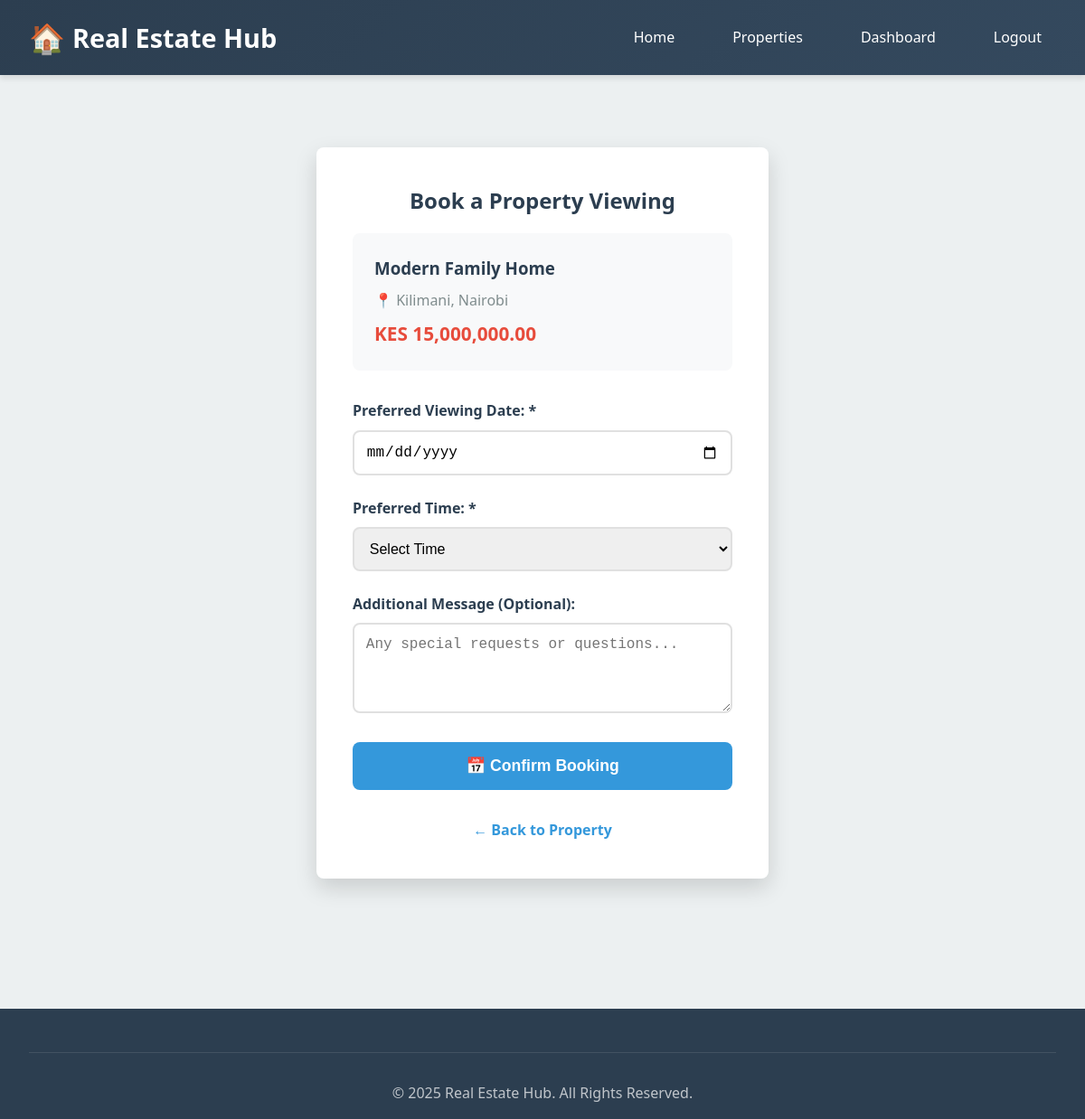
The page /book-viewing.php?id=1 (signed in) on the database its author committed.
### tables this page shows
CREATE TABLE IF NOT EXISTS properties (
    property_id INT PRIMARY KEY AUTO_INCREMENT,
    owner_id INT NOT NULL,
    property_name VARCHAR(200) NOT NULL,
    property_type ENUM('House', 'Apartment', 'Villa', 'Land', 'Commercial') NOT NULL,
    description TEXT,
    price DECIMAL(15, 2) NOT NULL,
    location VARCHAR(200) NOT NULL,
    city VARCHAR(100) NOT NULL,
    state VARCHAR(100),
    zip_code VARCHAR(20),
    bedrooms INT,
    bathrooms INT,
    area_sqft INT,
    year_built INT,
    amenities TEXT,
    image_path VARCHAR(255),
    status ENUM('Available', 'Sold', 'Pending') DEFAULT 'Available',
    created_at TIMESTAMP DEFAULT CURRENT_TIMESTAMP,
    updated_at TIMESTAMP DEFAULT CURRENT_TIMESTAMP ON UPDATE CURRENT_TIMESTAMP,
    FOREIGN KEY (owner_id) REFERENCES owners(owner_id) ON DELETE CASCADE
);

### book-viewing.php (the view, shortened to what this page needs)
<?php
require_once 'includes/config.php';
$property_id = (int)$_GET['id'];
$query = "SELECT * FROM properties WHERE property_id = $property_id";
$result = $conn->query($query);
$property = $result->fetch_assoc();
?>
<!DOCTYPE html>
<html lang="en">
<head>
    <link rel="stylesheet" href="assets/css/style.css">
</head>
<body>
    <nav class="navbar">
        <div class="nav-container">
            <a href="index.php" class="logo">
                <span class="logo-icon">🏠</span>
                <span><?php echo SITE_NAME; ?></span>
            </a>
            <ul class="nav-menu">
                <li><a href="index.php">Home</a></li>
                <li><a href="properties.php">Properties</a></li>
                <li><a href="buyer-dashboard.php">Dashboard</a></li>
                <li><a href="logout.php">Logout</a></li>
            </ul>
        </div>
    </nav>
    <div class="container">
        <div class="form-container">
            <h2 class="text-center" style="margin-bottom: 1rem; color: #2C3E50;">Book a Property Viewing</h2>
            <div style="background: #f8f9fa; padding: 1.5rem; border-radius: 8px; margin-bottom: 2rem;">
                <h3 style="color: #2C3E50; margin-bottom: 0.5rem;"><?php echo htmlspecialchars($property['property_name']); ?></h3>
                <p style="color: #7F8C8D; margin-bottom: 0.5rem;">📍 <?php echo htmlspecialchars($property['location'] . ', ' . $property['city']); ?></p>
                <p style="color: #E74C3C; font-weight: bold; font-size: 1.3rem; margin: 0;">KES <?php echo number_format($property['price'], 2); ?></p>
            </div>
            <form method="POST" action="">
                <div class="form-group">
                    <label for="viewing_date">Preferred Viewing Date: *</label>
                    <input type="date" id="viewing_date" name="viewing_date" required min="<?php echo date('Y-m-d'); ?>">
                </div>
                <div class="form-group">
                    <label for="viewing_time">Preferred Time: *</label>
                    <select name="viewing_time" id="viewing_time" required>
                        <option value="">Select Time</option>
                    </select>
                </div>
                <div class="form-group">
                    <label for="message">Additional Message (Optional):</label>
                    <textarea name="message" id="message" placeholder="Any special requests or questions..."></textarea>
                </div>
                <button type="submit" class="btn btn-primary" style="width: 100%; padding: 1rem; font-size: 1.1rem;">
                    📅 Confirm Booking
                </button>
            </form>
            <p class="text-center mt-2">
                <a href="property-details.php?id=<?php echo $property_id; ?>" style="color: #3498DB; font-weight: bold;">← Back to Property</a>
            </p>
        </div>
    </div>
    <footer class="footer">
        <div class="footer-bottom">
            <p>&copy; 2025 <?php echo SITE_NAME; ?>. All Rights Reserved.</p>
        </div>
    </footer>
</body>
</html>

### assets/css/style.css (style rules this page uses)
:root { --primary-color: #2C3E50; --secondary-color: #E74C3C; --accent-color: #3498DB; --success-color: #27AE60; --warning-color: #F39C12; --light-bg: #ECF0F1; --dark-text: #2C3E50; --light-text: #7F8C8D; --white: #FFFFFF; --shadow: 0 4px 6px rgba(0,0,0,0.1); --shadow-lg: 0 10px 25px rgba(0,0,0,0.15); --border-radius: 8px; --transition: all 0.3s ease; }
* { margin: 0; padding: 0; box-sizing: border-box; }
body { font-family: 'Segoe UI', Tahoma, Geneva, Verdana, sans-serif; line-height: 1.6; color: var(--dark-text); background-color: var(--light-bg); }
a { text-decoration: none; color: inherit; transition: var(--transition); }
.navbar { background: linear-gradient(135deg, var(--primary-color) 0%, #34495E 100%); padding: 1rem 0; box-shadow: var(--shadow); position: sticky; top: 0; z-index: 1000; }
.nav-container { max-width: 1200px; margin: 0 auto; padding: 0 2rem; display: flex; justify-content: space-between; align-items: center; }
.logo { font-size: 1.8rem; font-weight: bold; color: var(--white); display: flex; align-items: center; gap: 0.5rem; }
.logo-icon { font-size: 2rem; }
.nav-menu { display: flex; list-style: none; gap: 2rem; align-items: center; }
.nav-menu a { color: var(--white); font-weight: 500; padding: 0.5rem 1rem; border-radius: var(--border-radius); transition: var(--transition); }
.container { max-width: 1200px; margin: 0 auto; padding: 3rem 2rem; }
.btn { padding: 0.7rem 1.5rem; border-radius: var(--border-radius); border: none; cursor: pointer; font-weight: 600; transition: var(--transition); text-align: center; flex: 1; }
.btn-primary { background: var(--accent-color); color: var(--white); }
.form-container { max-width: 500px; margin: 2rem auto; background: var(--white); padding: 2.5rem; border-radius: var(--border-radius); box-shadow: var(--shadow-lg); }
.form-group { margin-bottom: 1.5rem; }
.form-group label { display: block; margin-bottom: 0.5rem; font-weight: 600; color: var(--primary-color); }
.form-group input, .form-group select, .form-group textarea { width: 100%; padding: 0.8rem; border: 2px solid #E0E0E0; border-radius: var(--border-radius); font-size: 1rem; transition: var(--transition); }
.form-group textarea { resize: vertical; min-height: 100px; }
.footer { background: var(--primary-color); color: var(--white); padding: 3rem 2rem 1rem; margin-top: 4rem; }
.footer-bottom { text-align: center; padding-top: 2rem; border-top: 1px solid rgba(255,255,255,0.1); color: rgba(255,255,255,0.7); }
.text-center { text-align: center; }
.mt-2 { margin-top: 2rem; }

### rows shown on the page
properties: property_name "Modern Family Home", location+city "Kilimani, Nairobi", price "15,000,000.00"

### other values the page prints
SITE_NAME "Real Estate Hub"
